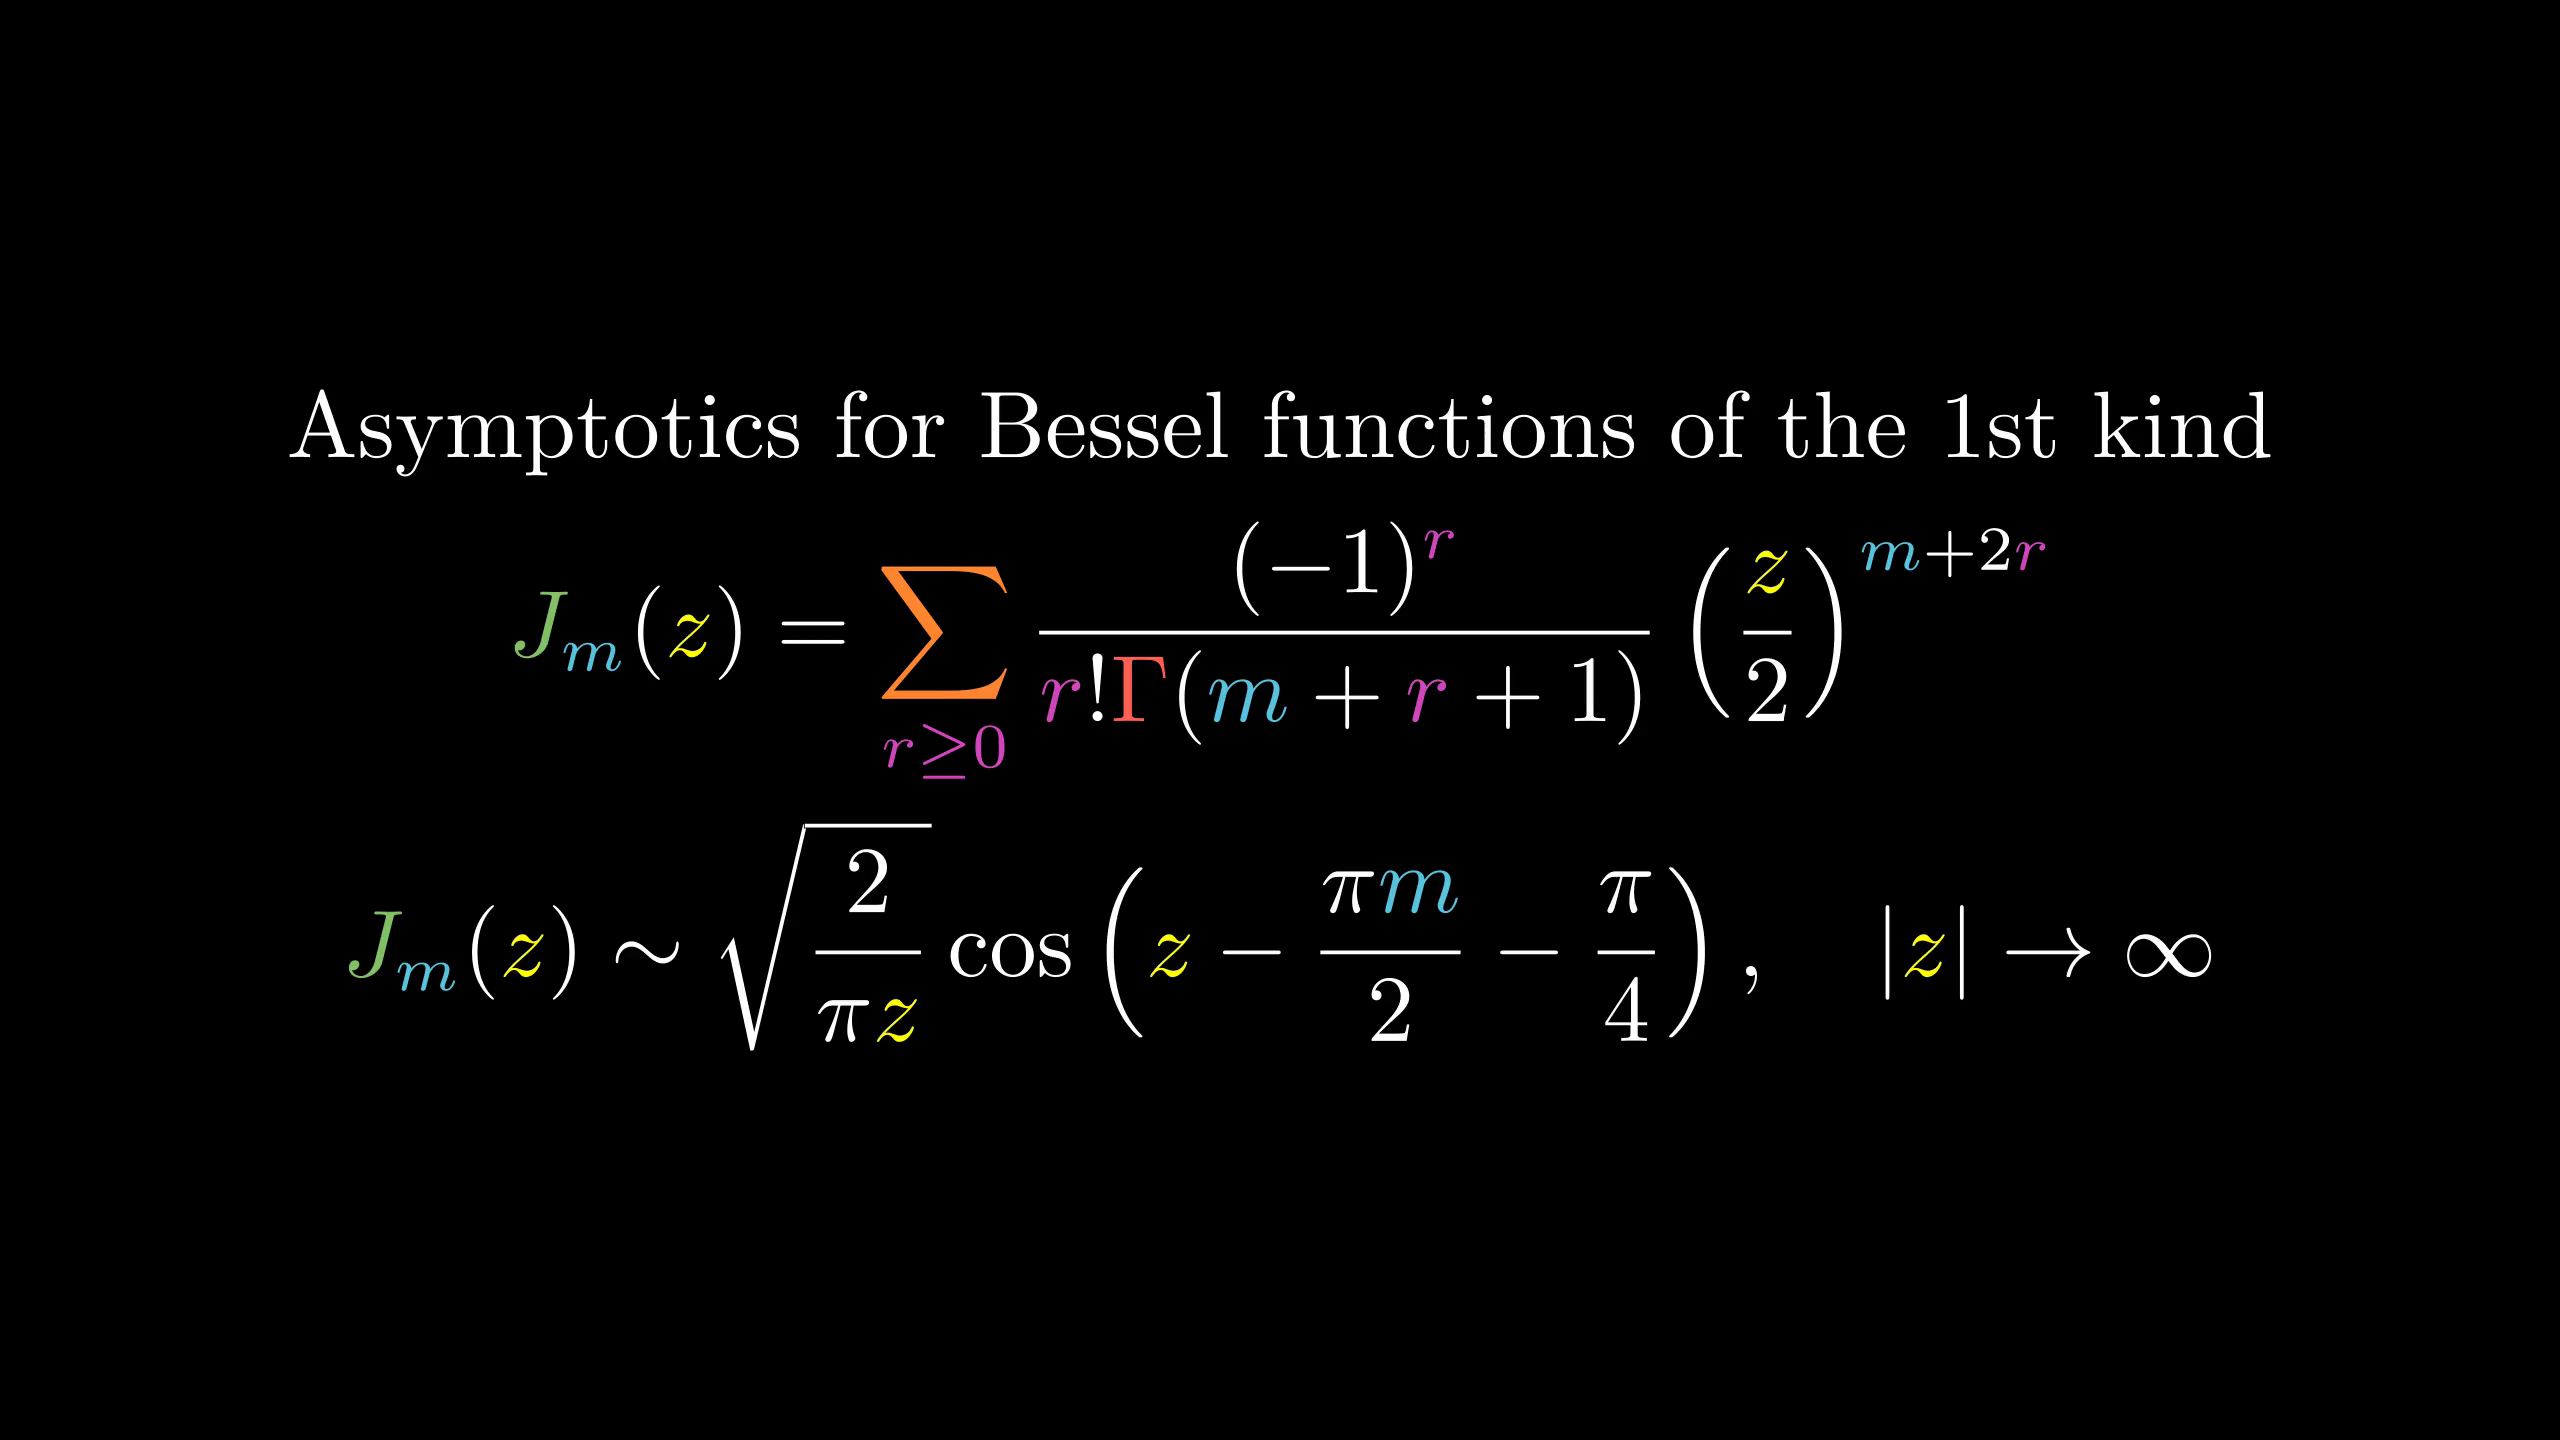

Generate this figure with Python:
from manimlib.imports import *

class FooScene(Scene):
    def construct(self):
        tit=TextMobject("Asymptotics for Bessel functions of the 1st kind")
        eqn=TexMobject(r"J_m(z)=\sum_{r\ge0}{(-1)^r\over{r}!\Gamma({m}+{r}+1)}\left(z\over2\right)^{m+2{r}}",
                tex_to_color_map={r"\sum":ORANGE,
                    r"_{r\ge0}":PINK,
                    "^r":PINK,"{r}":PINK,
                    "_m":BLUE,"^{m":BLUE,
                    "{m}":BLUE,"z":YELLOW,
                    r"\Gamma":RED,"J":GREEN})
        eqn2=TexMobject(r"J_m(z)\sim\sqrt{2\over\pi z}\cos\left(z-{\pi{m}\over2}-\frac\pi4\right),\quad|z|\to\infty",
                tex_to_color_map={"_m":BLUE,"{m}":BLUE,"z":YELLOW,"J":GREEN})
        self.add(VGroup(tit,eqn,eqn2).arrange(DOWN))
        self.wait()
